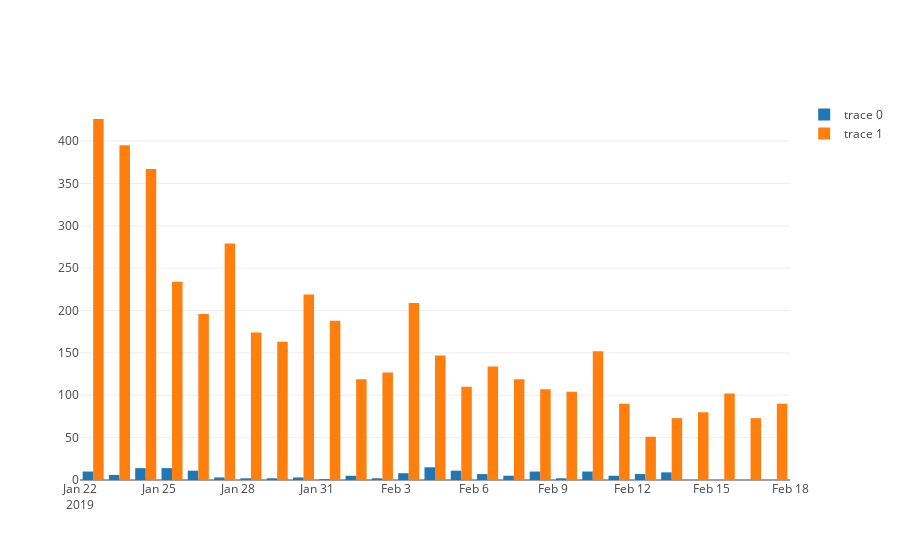

Here is the notebook cell this chart was saved with:
### Code cell
iplot([go.Histogram(x=words_time_tweeter["européennes"]), go.Histogram(x=words_time_gdn["européennes"])])

### Figure 1 — Plotly figure (JSON) as saved in the notebook; plotly's stock layout.template omitted (floating-point values rounded to 4 significant figures; data arrays with more than 128 entries replaced by an {"elided": "..."} marker saying what was removed)
{"data": [{"type": "histogram", "x": {"elided": "164 str values"}}, {"type": "histogram", "x": {"elided": "4528 str values"}}], "layout": {}}
